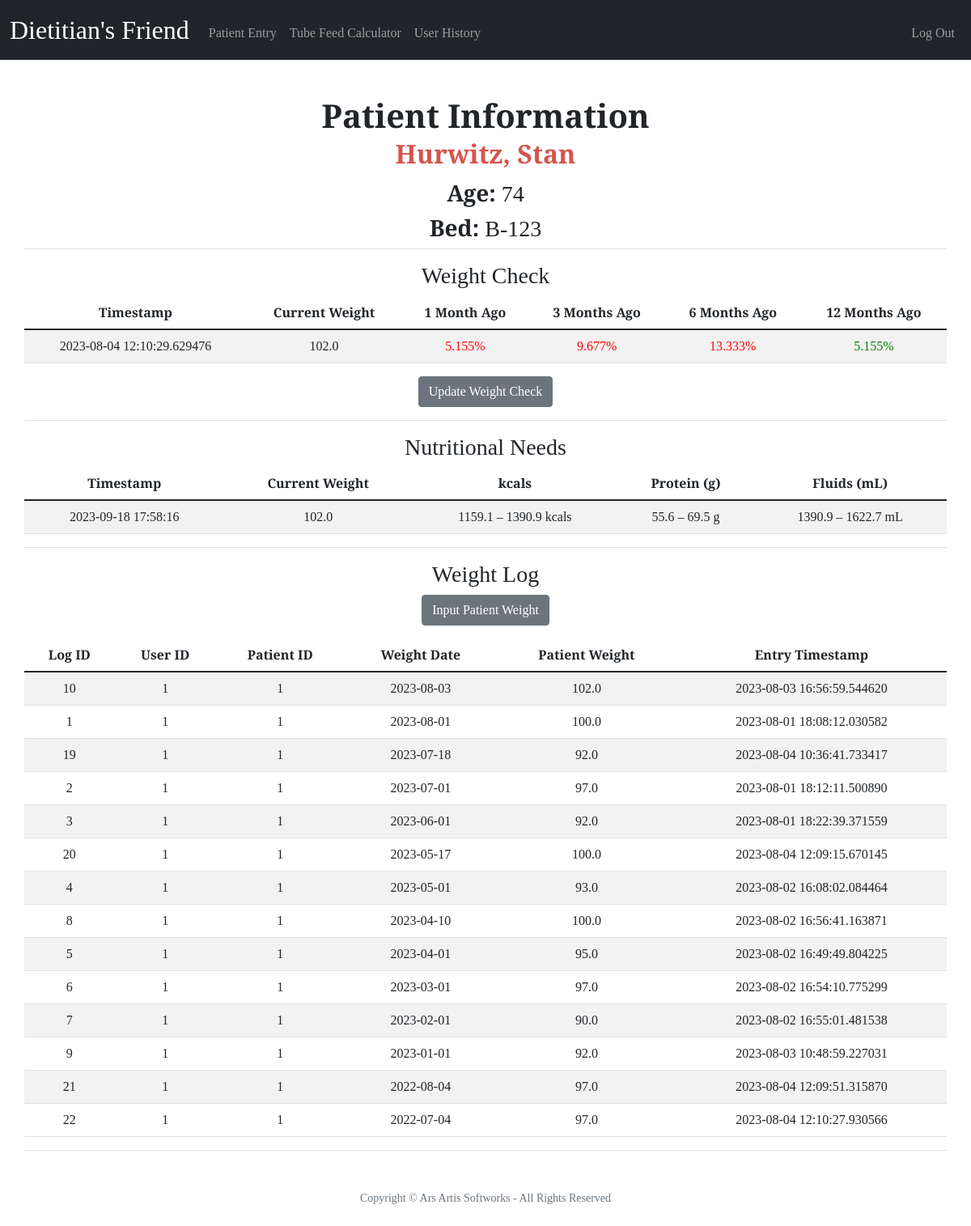
Page /patient_info/1 (signed in) on the committed database.
### models.py (models this page shows)
class Patient(db.Model):
    __tablename__ = "patients"
    id = db.Column(db.Integer, primary_key=True, autoincrement=True)
    name_last = db.Column(db.Text)
    name_first = db.Column(db.Text)
    age = db.Column(db.Integer)
    bed = db.Column(db.Text)
    provider_id = db.Column(db.Integer, db.ForeignKey("users.id"))

class WeightCheck(db.Model):
    __tablename__ = "weight_check"
    id = db.Column(db.Integer, primary_key=True, autoincrement=True)
    patient_id = db.Column(db.Integer, db.ForeignKey("patients.id"), nullable=False)
    current_weight = db.Column(db.Float)
    one_month = db.Column(db.Float)
    three_month = db.Column(db.Float)
    six_month = db.Column(db.Float)
    twelve_month = db.Column(db.Float)
    timestamp = db.Column(db.DateTime)

class MonthlyWeights(db.Model):
    __tablename__ = "monthly_weights"
    id = db.Column(db.Integer, primary_key=True, autoincrement=True)
    user_id = db.Column(db.Integer, db.ForeignKey("users.id"), nullable=False)
    patient_id = db.Column(db.Integer, db.ForeignKey("patients.id"), nullable=False)
    weight_date = db.Column(db.Date, nullable=False)
    patient_weight = db.Column(db.Float)
    timestamp = db.Column(db.DateTime)

### app.py (the view)
@app.route("/patient_info/<int:patient_id>", methods=["GET", "POST"])
@login_required
def patient_info(patient_id):
    patient = Patient.query.get(patient_id)
    if patient is None:
        flash("Patient not found")
    weight_check_row = WeightCheck.query.filter_by(patient_id=patient_id).first()
    monthly_weights = (
        MonthlyWeights.query.filter_by(patient_id=patient_id)
        .order_by(MonthlyWeights.weight_date.desc())
        .all()
    )
    timestamp = datetime.now()
    weight_query = (
        MonthlyWeights.query.filter_by(patient_id=patient_id)
        .order_by(MonthlyWeights.weight_date.desc())
        .first()
    )
    if weight_query is not None:
        current_weight = weight_query.patient_weight
        current_weight_kg = current_weight / 2.2
    else:
        current_weight = 0.0
        current_weight_kg = 0.0
    kcals_low = "{:.1f}".format(current_weight_kg * 25)
    kcals_high = "{:.1f}".format(current_weight_kg * 30)
    protein_low = "{:.1f}".format(current_weight_kg * 1.2)
    protein_high = "{:.1f}".format(current_weight_kg * 1.5)
    fluids_low = "{:.1f}".format(current_weight_kg * 30)
    fluids_high = "{:.1f}".format(current_weight_kg * 35)
    return render_template(
        "patient_info.html",
        patient=patient,
        monthly_weights=monthly_weights,
        weight_check_row=weight_check_row,
        timestamp=timestamp,
        current_weight=current_weight,
        kcals_low=kcals_low,
        kcals_high=kcals_high,
        protein_low=protein_low,
        protein_high=protein_high,
        fluids_low=fluids_low,
        fluids_high=fluids_high,
    )

### app.py (called while the page is built)
@app.after_request
def after_request(response):
    response.headers["Cache-Control"] = "no-cache, no-store, must-revalidate"
    response.headers["Expires"] = 0
    response.headers["Pragma"] = "no-cache"
    return response

### helpers.py (called while the page is built)
def login_required(f):
    @wraps(f)
    def decorated_function(*args, **kwargs):
        if session.get("user_id") is None:
            return redirect("/login")
        return f(*args, **kwargs)
    return decorated_function

### templates/patient_info.html (shortened to what this page needs)
{% extends "layout.html" %}
{% block main %}
    <div class="container mb-3 border-bottom">
        <h1>Patient Information</h1>
        <h2>{{ patient.name_last }}, {{patient.name_first }}</h2>
        <h3><b>Age:</b> {{ patient.age }}</h3>
        <h3><b>Bed:</b> {{ patient.bed }}</h3>
    </div>
    <div class="container mb-3 border-bottom">
        <div class="row">
            <h3>Weight Check</h3>
        </div>
        <div class="row">
            <table class="table table-striped table-hover">
                <thead class="thead-dark">
                    <tr>
                        <th scope="col">Timestamp</th>
                        <th scope="col">Current Weight</th>
                        <th scope="col">1 Month Ago</th>
                        <th scope="col">3 Months Ago</th>
                        <th scope="col">6 Months Ago</th>
                        <th scope="col">12 Months Ago</th>
                    </tr>
                </thead>
                <tbody>
                    <tr>
                        {% if weight_check_row is not none %}
                            <td>{{ weight_check_row.timestamp }}</td>
                            <td>{{ weight_check_row.current_weight }}</td>
                            <td style="color: {% if weight_check_row.one_month >= 5.0 or weight_check_row.one_month <= -5.0 %} red {% else %} green {% endif %}">{{ "{:.3f}".format(weight_check_row.one_month) }}&#37;</td>
                            <td style="color: {% if weight_check_row.three_month >= 7.5 or weight_check_row.three_month <= -7.5 %} red {% else %} green {% endif %}">{{ "{:.3f}".format(weight_check_row.three_month) }}&#37;</td>
                            <td style="color: {% if weight_check_row.six_month >= 10.0 or weight_check_row.six_month <= -10.0 %} red {% else %} green {% endif %}">{{ "{:.3f}".format(weight_check_row.six_month) }}&#37;</td>
                            <td style="color: {% if weight_check_row.twelve_month >= 20.0 or weight_check_row.twelve_month <= -20.0 %} red {% else %} green {% endif %}">{{ "{:.3f}".format(weight_check_row.twelve_month) }}&#37;</td>
                        {% endif %}
                    </tr>
                </tbody>
            </table>
        </div>
        <a class="btn btn-secondary mb-3" href="{{ url_for('weight_check', patient_id=patient.id) }}" method="post">Update Weight Check</a>
    </div>
    <div class="container mb-3 border-bottom">
        <div class="row">
            <h3>Nutritional Needs</h3>
        </div>
        <div class="row">
            <table class="table table-striped table-hover mb-3">
                <thead class="thead-dark">
                    <tr>
                        <th scope="col">Timestamp</th>
                        <th scope="col">Current Weight</th>
                        <th scope="col">kcals</th>
                        <th scope="col">Protein (g)</th>
                        <th scope="col">Fluids (mL)</th>
                    </tr>
                </thead>
                <tbody>
                    <tr>
                        <td>{{ timestamp }}</td>
                        <td>{{ current_weight }}</td>
                        <td>{{ kcals_low }} &#8211; {{ kcals_high }} kcals</td>
                        <td>{{ protein_low }} &#8211; {{ protein_high }} g</td>
                        <td>{{ fluids_low }} &#8211; {{ fluids_high }} mL</td>
                    </tr>
                </tbody>
            </table>
        </div>
    </div>
    <div class="container border-bottom">
        <div class="row">
            <h3>Weight Log</h3>
        </div>
        <a class="btn btn-secondary mb-3" href="/weight_entry" method="post">Input Patient Weight</a>
        <div class="row">
            <table class="table table-striped table-hover">
                <thead class="thead-dark">
                    <tr>
                        <th scope="col">Log ID</th>
                        <th scope="col">User ID</th>
                        <th scope="col">Patient ID</th>
                        <th scope="col">Weight Date</th>
                        <th scope="col">Patient Weight</th>
                        <th scope="col">Entry Timestamp</th>
                    </tr>
                </thead>
                <tbody>
                    {% for weight in monthly_weights %}
                        <tr>
                            <td>{{ weight.id }}</td>
                            <td>{{ weight.user_id }}</td>
                            <td>{{ weight.patient_id }}</td>
                            <td>{{ weight.weight_date }}</td>
                            <td>{{ weight.patient_weight }}</td>
                            <td>{{ weight.timestamp }}</td>
                        </tr>
                    {% endfor %}
                </tbody>
            </table>
        </div>
    </div>
{% endblock %}

### static/styles.css (style rules this page uses)
body { background-color: #fff; color: #212529; font-family: 'EB Garamond', serif; font-size: 1rem; font-weight: 400; line-height: 1.5; margin: 0; text-align: left; }
h1 { font-size: 40px; font-weight: 700; line-height: 42px; }
h2 { color: #D6544D; font-size: 32px; font-weight: 700; line-height: 35px; margin-bottom: 15px; }
td, th { vertical-align: middle; }

### rows in the picture
Patient: name_last "Hurwitz", name_first "Stan", age "74", bed "B-123"
WeightCheck: timestamp "2023-08-04 12:10:29.629476", current_weight "102.0", one_month "5.155", three_month "9.677", six_month "13.333", twelve_month "5.155"
MonthlyWeights: patient_weight "102.0", id "10", user_id "1", patient_id "1", weight_date "2023-08-03", timestamp "2023-08-03 16:56:59.544620"
MonthlyWeights: id "1", user_id "1", patient_id "1", weight_date "2023-08-01", patient_weight "100.0", timestamp "2023-08-01 18:08:12.030582"
MonthlyWeights: id "19", user_id "1", patient_id "1", weight_date "2023-07-18", patient_weight "92.0", timestamp "2023-08-04 10:36:41.733417"
MonthlyWeights: id "2", user_id "1", patient_id "1", weight_date "2023-07-01", patient_weight "97.0", timestamp "2023-08-01 18:12:11.500890"
MonthlyWeights: id "3", user_id "1", patient_id "1", weight_date "2023-06-01", patient_weight "92.0", timestamp "2023-08-01 18:22:39.371559"
MonthlyWeights: id "20", user_id "1", patient_id "1", weight_date "2023-05-17", patient_weight "100.0", timestamp "2023-08-04 12:09:15.670145"
MonthlyWeights: id "4", user_id "1", patient_id "1", weight_date "2023-05-01", patient_weight "93.0", timestamp "2023-08-02 16:08:02.084464"
MonthlyWeights: id "8", user_id "1", patient_id "1", weight_date "2023-04-10", patient_weight "100.0", timestamp "2023-08-02 16:56:41.163871"
MonthlyWeights: id "5", user_id "1", patient_id "1", weight_date "2023-04-01", patient_weight "95.0", timestamp "2023-08-02 16:49:49.804225"
MonthlyWeights: id "6", user_id "1", patient_id "1", weight_date "2023-03-01", patient_weight "97.0", timestamp "2023-08-02 16:54:10.775299"
MonthlyWeights: id "7", user_id "1", patient_id "1", weight_date "2023-02-01", patient_weight "90.0", timestamp "2023-08-02 16:55:01.481538"
MonthlyWeights: id "9", user_id "1", patient_id "1", weight_date "2023-01-01", patient_weight "92.0", timestamp "2023-08-03 10:48:59.227031"
MonthlyWeights: id "21", user_id "1", patient_id "1", weight_date "2022-08-04", patient_weight "97.0", timestamp "2023-08-04 12:09:51.315870"
MonthlyWeights: id "22", user_id "1", patient_id "1", weight_date "2022-07-04", patient_weight "97.0", timestamp "2023-08-04 12:10:27.930566"

### other values in the picture
{{ kcals_low }} "1159.1"
{{ kcals_high }} "1390.9"
{{ protein_low }} "55.6"
{{ protein_high }} "69.5"
{{ fluids_low }} "1390.9"
{{ fluids_high }} "1622.7"
